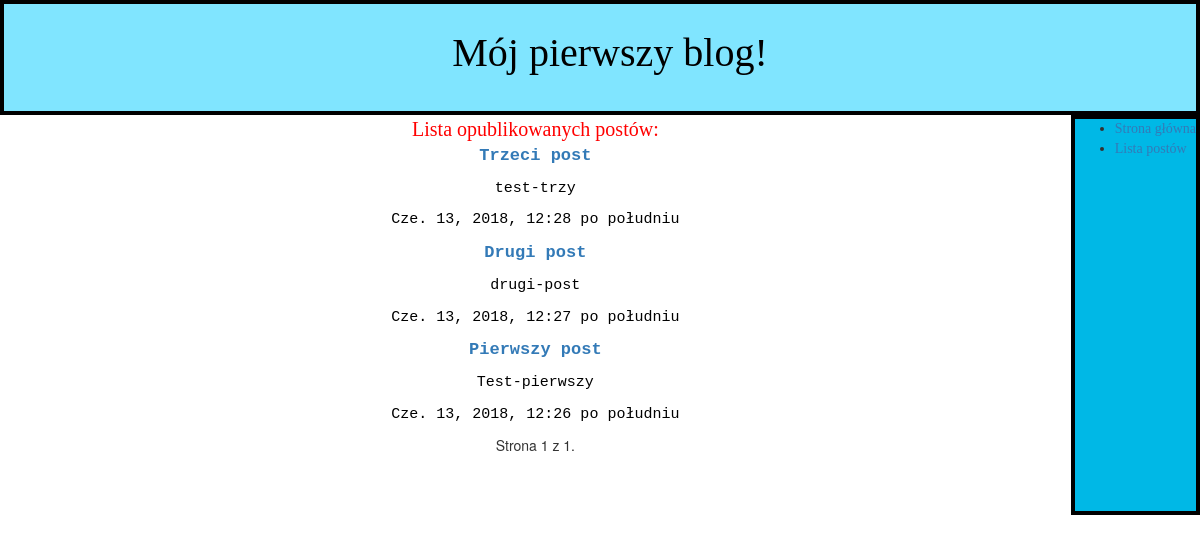
/post_list/, run on an earlier commit of the app's database.
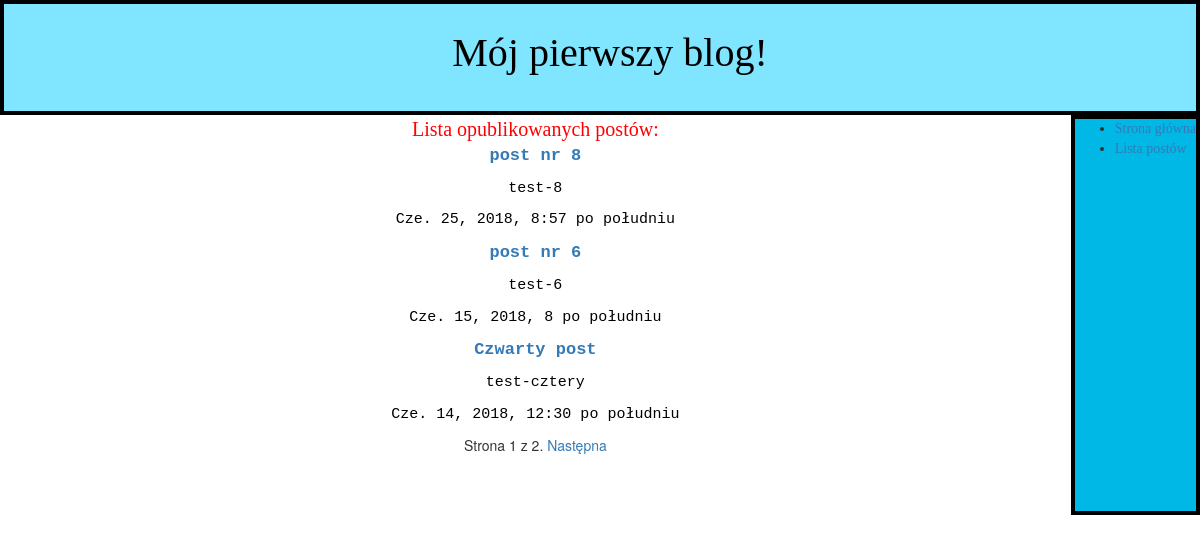
And on a later commit of the database.
### blog/models.py (models this page shows, shortened)
class Post(models.Model):
    TABLE_OF_CHOICES = (('draft','Roboczy'),('published','Opublikowany'),)
    author = models.ForeignKey(User, on_delete=models.CASCADE)
    title = models.CharField(max_length=250)
    slug = models.SlugField(max_length=250,unique_for_date='publish')
    body_text = models.TextField()
    publish = models.DateTimeField(default=timezone.now)
    created = models.DateTimeField(default=timezone.now)
    status = models.CharField(max_length = 20, choices= TABLE_OF_CHOICES, default = 'draft'  )
    def published(self):
        self.publish = timezone.now()
        self.save()

### blog/views.py (the view)
# urls.py: path('post_list/', views.PostListView.as_view(), name='post_list'),
class PostListView(ListView):
    context_object_name = 'posts'
    paginate_by = 3
    template_name = 'blog/post_list.html'
    def get_queryset(self):
        posts = Post.objects.filter(status='published').order_by('-publish')
        return posts

### blog/templates/blog/post_list.html
{% extends "blog/base.html" %}
{% block content %}
    <div class="content_header">Lista opublikowanych postów:</div>
    {% for post in posts %}
    <div class="posts">
      <p id="title"><a href="{% url 'post_detail' pk=post.pk %}">{{post.title}}</a></p>
      <p>{{post.slug}}
      <p>{{post.publish}}
    </div>
    {% endfor %}
    {% include "blog/pagination.html" with page=page_obj %}
{% endblock %}

### blog/templates/blog/base.html (shortened to what this page needs)
{% load staticfiles %}
<html>
  <head>
      <link rel="stylesheet" href="//maxcdn.bootstrapcdn.com/bootstrap/3.2.0/css/bootstrap.min.css">
      <link rel="stylesheet" href="//maxcdn.bootstrapcdn.com/bootstrap/3.2.0/css/bootstrap-theme.min.css">
      <link rel="stylesheet" href="{% static 'css/blog1.css' %}" />
  </head>
  <body>
    <div class="header">
      <p><a href="{% url 'main_site' %}">Mój pierwszy blog!<a/></p>
    </div>
    <div id ="sidebar">
      {% block sidebar %}
      <ul>
        <li><a href="{% url 'main_site' %}">Strona główna</a></li>
        <li><a href="{% url 'post_list' %}">Lista postów</a></li>
      </ul>
      {% endblock %}
    </div>
    <div class="content">
      {% block content%} {% endblock %}
    </div>
  </body>
</html>

### blog/templates/blog/pagination.html (shortened to what this page needs)
<div class="paginator">
  <span class ="step-links">
    <span class="surrent">
      Strona {{page.number}} z {{page.paginator.num_pages}}.
    </span>
      {%if page.has_next %}
        <a href ="?page={{page.next_page_number}}">Następna</a>
      {% endif %}
  </span>
</div>

### blog/static/css/blog1.css (style rules this page uses)
a { text-decoration: none; }
#sidebar { height: 400px; width: 150p; float:right; font-family:cursive; background-color: #00b8e6; border: 4px solid black; position: static; display: block; }
body .header { text-align: center; padding: 20px 20px 20px 40px; background-color: #80e5ff; border: 4px solid black; }
body .header a { color: black; font-family:fantasy; font-size:40px; }
body .content { text-align: center; position: static; }
body .content .content_header { color: red; font-size: 20px; font-family: fantasy; }
body .content .posts { color: black; font-size: 15px; font-family: monospace; }
body .content .posts #title { font-weight: bold; font-size: 17px; }

What changed in the data, as far as the page shows it:
no longer on this page (row unchanged): Post: title "Trzeci post", slug "test-trzy", publish "Cze. 13, 2018, 12:28 po południu"
no longer on this page (row unchanged): Post: title "Drugi post", slug "drugi-post", publish "Cze. 13, 2018, 12:27 po południu"
no longer on this page (row unchanged): Post: title "Pierwszy post", slug "Test-pierwszy", publish "Cze. 13, 2018, 12:26 po południu"
added Post: title "post nr 8", slug "test-8", publish "Cze. 25, 2018, 8:57 po południu"
added Post: title "post nr 6", slug "test-6", publish "Cze. 15, 2018, 8 po południu"
now on this page (row edited): Post: title "Czwarty post", slug "test-cztery", publish "Cze. 14, 2018, 12:30 po południu"
Also different on the page:
{{ page.paginator.num_pages }}: "1" → "2"
text now shown: "Następna"
